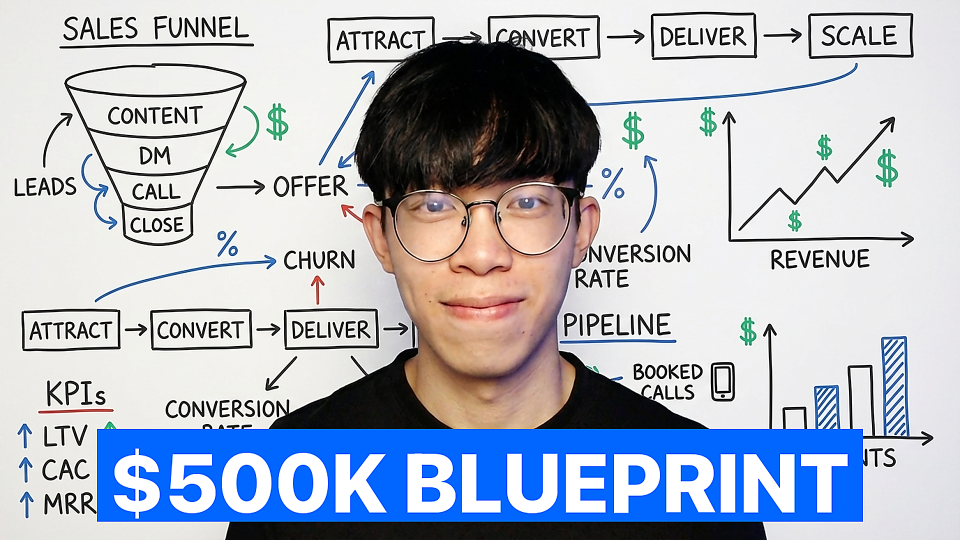
#> input picture examples/blueprint.png, 1920 x 1080 px (shown at 1/2 size)
$ python overlay_text.py --bg ../examples/blueprint.png --headline ../examples/case-study.png --output out.png
#> lines starting #> are read from the running program, lines starting #| are printed output that depends on the picture
#!/usr/bin/env python3
"""Overlay the winning-formula headline on a generated background.

Defaults: SF Pro Heavy, single solid blue banner (0, 102, 255), white text,
78% frame width, y=0.78, LANCZOS upscale to 1920x1080 + UnsharpMask.

Usage:
    python3 overlay_text.py \\
        --bg workspace/thumbs/blueprint-bg.png \\
        --headline "\\$500K BLUEPRINT" \\
        --output workspace/thumbs/blueprint-final.png
"""
import argparse
import sys
from pathlib import Path
from PIL import Image, ImageDraw, ImageFont, ImageFilter


SF_FONT = "/System/Library/Fonts/SFNS.ttf"
SKILL_ROOT = Path(__file__).resolve().parents[1]
PLAYFAIR_FONT = SKILL_ROOT / "assets" / "fonts" / "PlayfairDisplay.ttf"
PLAYFAIR_ITALIC_FONT = SKILL_ROOT / "assets" / "fonts" / "PlayfairDisplay-Italic.ttf"

COLORS = {
    "blue":    (0, 102, 255),
    "red":     (220, 30, 30),
    "navy":    (18, 30, 74),
    "charcoal":(22, 22, 28),
    "yellow":  (255, 215, 30),
    "white":   (255, 255, 255),
}


def make_sf(size, variation="Heavy"):
    f = ImageFont.truetype(SF_FONT, size)
    try:
        f.set_variation_by_name(variation)
    except Exception:
        pass
    return f


def make_playfair(size, italic=False, variation="Black"):
    path = PLAYFAIR_ITALIC_FONT if italic else PLAYFAIR_FONT
    if not path.exists():
        print(f"Warning: Playfair font not found at {path}, falling back to SF Pro",
              file=sys.stderr)
        return make_sf(size, "Heavy")
    f = ImageFont.truetype(str(path), size)
    try:
        if italic and "Italic" not in variation:
            variation = f"{variation} Italic"
        f.set_variation_by_name(variation)
    except Exception:
        pass
    return f


def fit_font(draw, text, max_w, font_factory, start_size=170, min_size=50):
    size = start_size
    while size > min_size:
        f = font_factory(size)
        if draw.textbbox((0, 0), text, font=f)[2] <= max_w:
            return f
        size -= 4
    return font_factory(min_size)


def render(args):
    img = Image.open(args.bg).convert("RGB")
#> img is the input picture: PIL image 1920x1080 RGB; mean R, G, B 177, 183.1, 195.2
    W, H = img.size
#> W = 1920; H = 1080
    draw = ImageDraw.Draw(img)

    text = args.headline
    max_w = int(W * args.text_width_ratio)
#> max_w = 1497
    color_bg = COLORS.get(args.highlight_color, COLORS["blue"])
    color_text = COLORS.get(args.text_color, COLORS["white"])

    if args.accent_word and args.banner_style == "split":
        parts = text.split(args.accent_word, 1)
        part1 = parts[0].rstrip()
        part2 = args.accent_word
        part3 = parts[1].lstrip() if len(parts) > 1 else ""

        font1 = fit_font(draw, part1, max_w // 2, lambda s: make_sf(s, "Heavy"))
        # Use same size for consistency
        size1 = font1.size
        if args.font_accent == "playfair-italic":
            font2 = make_playfair(size1, italic=True)
        elif args.font_accent == "playfair":
            font2 = make_playfair(size1, italic=False)
        else:
            font2 = make_sf(size1, "Heavy")
        font3 = make_sf(size1, "Heavy")

        w1 = draw.textbbox((0, 0), part1, font=font1)[2] if part1 else 0
        w2 = draw.textbbox((0, 0), part2, font=font2)[2]
        w3 = draw.textbbox((0, 0), part3, font=font3)[2] if part3 else 0
        asc = max(font1.getmetrics()[0], font2.getmetrics()[0], font3.getmetrics()[0])
        gap = int(size1 * 0.08)
        total_w = w1 + (gap if part1 else 0) + w2 + (gap if part3 else 0) + w3
        x = (W - total_w) // 2
        y = int(H * args.y_pos)

        pad_x = 18
        draw.rectangle(
            [x - pad_x, y - 4, x + total_w + pad_x, y + asc + 14],
            fill=color_bg,
        )
        cx = x
        if part1:
            draw.text((cx, y), part1, fill=color_text, font=font1)
            cx += w1 + gap
        draw.text((cx, y), part2, fill=COLORS["yellow"] if args.accent_highlight else color_text,
                  font=font2)
        cx += w2
        if part3:
            cx += gap
            draw.text((cx, y), part3, fill=color_text, font=font3)

    else:
        font = fit_font(draw, text, max_w, lambda s: make_sf(s, "Heavy"))
        b = draw.textbbox((0, 0), text, font=font)
#> b = (0, 18, 1447, 121)
        tw = b[2] - b[0]
#> tw = 1447
        asc, desc = font.getmetrics()
#> asc = 99; desc = 25
        x = (W - tw) // 2
#> x = 236
        y = int(H * args.y_pos)
#> y = 842

        pad_x = 22
        draw.rectangle(
            [x - pad_x, y - 6, x + tw + pad_x, y + asc + 16],
            fill=color_bg,
        )
        draw.text((x, y), text, fill=color_text, font=font)

    img = img.resize((1920, 1080), Image.LANCZOS)
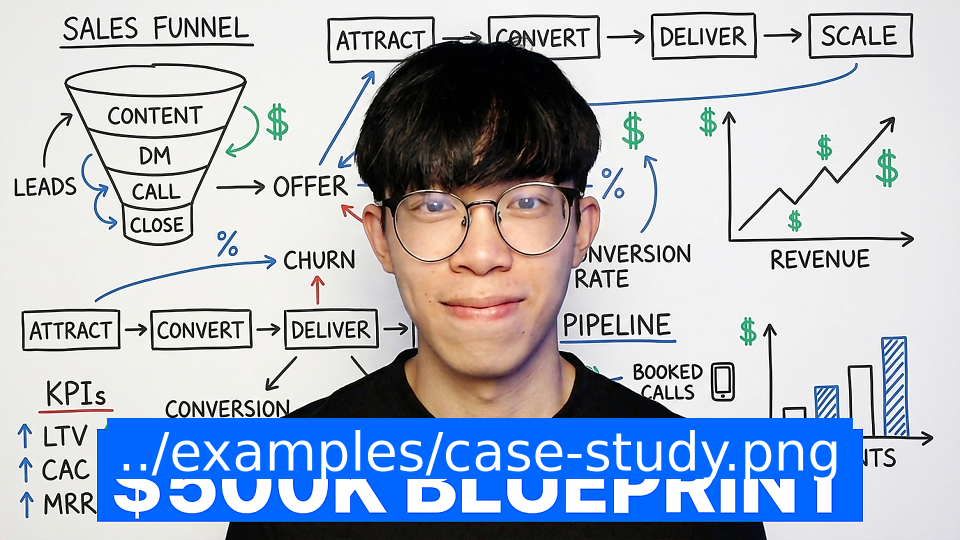
#> img: PIL image 1920x1080 RGB (shown at 1/2 size); mean R, G, B 173.8, 182.2, 197.5
    img = img.filter(ImageFilter.UnsharpMask(radius=1.5, percent=120, threshold=2))
    out = Path(args.output)
    out.parent.mkdir(parents=True, exist_ok=True)
    img.save(out, "PNG", optimize=True)
    print(f"Saved: {out}")


def parse_args():
    p = argparse.ArgumentParser()
    p.add_argument("--bg", required=True, help="Background image path")
    p.add_argument("--headline", required=True, help="Headline text")
    p.add_argument("--output", required=True, help="Output path")
    p.add_argument("--highlight-color", default="blue",
                   choices=list(COLORS.keys()), help="Banner background color")
    p.add_argument("--text-color", default="white",
                   choices=list(COLORS.keys()), help="Text color")
    p.add_argument("--text-width-ratio", type=float, default=0.78,
                   help="Fit headline to this fraction of frame width (default 0.78)")
    p.add_argument("--y-pos", type=float, default=0.78,
                   help="Vertical position as fraction (default 0.78)")
    p.add_argument("--banner-style", default="single",
                   choices=["single", "split"],
                   help="single = one solid banner (default), split = split parts")
    p.add_argument("--accent-word", default="",
                   help="Word to render in accent font (for split style)")
    p.add_argument("--font-accent", default="sf",
                   choices=["sf", "playfair", "playfair-italic"],
                   help="Font for the accent word")
    p.add_argument("--accent-highlight", action="store_true",
                   help="Render the accent word in yellow")
    return p.parse_args()


if __name__ == "__main__":
    render(parse_args())
